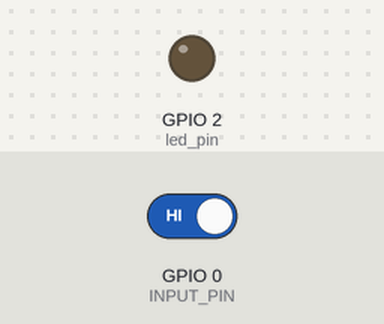
A sketch run on a simulated ESP8266 (NodeMCU). Parts: output pins drawn as LEDs (lit = HIGH). The test bench sets the inputs (shaded band); at power-on: GPIO 0 (INPUT_PIN) HIGH. WiFi joins after 1.5 s; servers stay silent unless stated; network time is answered at once with the bench clock; the local clock reads 2024-03-15 10:24:30 at power-on unless the sketch sets it; what the sketch prints to the serial monitor is not drawn.

Above: at 2.7 s.
2.8 s: GPIO 0 (INPUT_PIN) driven LOW
13.0 s: GPIO 0 (INPUT_PIN) driven HIGH
21.0 s: GPIO 0 (INPUT_PIN) driven LOW
At 23.9 s:
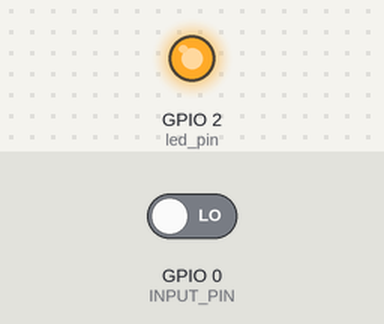
Timing chart, 0 to 25.4 s (numbered marks = the images above; inputs shaded):
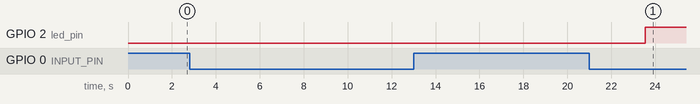

Measured:
- after the input at 2.8 s, every drawn part: stays the same
- after the input at 13.0 s, every drawn part: stays the same
- after the input at 21.0 s, GPIO 2 (led_pin): LOW → HIGH after 2.5 s

The sketch:

esp8266_power_1.ino
```cpp
// (licence header left out)
#include <Arduino.h>
#include <ESP8266WiFi.h>
#include <NTPClient.h>
#include <WiFiUdp.h>
#include <ESP_Mail_Client.h>

#define WIFI_SSID "baleinou"
#define WIFI_PASSWORD "tagada1956"

// Define NTP Client to get time
WiFiUDP ntpUDP;
NTPClient timeClient(ntpUDP, "pool.ntp.org");
//Week Days
String weekDays[7] = {"Sunday", "Monday", "Tuesday", "Wednesday", "Thursday", "Friday", "Saturday"};

//Month names
String months[12] = {"January", "February", "March", "April", "May", "June", "July", "August", "September", "October", "November", "December"};


/** The smtp host name e.g. smtp.gmail.com for GMail or smtp.office365.com for Outlook or smtp.mail.yahoo.com */
#define SMTP_HOST "smtp.gmail.com"
#define SMTP_PORT 465

/* The sign in credentials */
#define AUTHOR_EMAIL "sylvain.kri.alerte@gmail.com"
#define AUTHOR_PASSWORD "fxcyezuduiwjfcjf"

/* Recipient's email*/
#define RECIPIENT_EMAIL "sylvain.kri.alerte@gmail.com"
SMTP_Message message;
Session_Config config;

#define INPUT_PIN        0
#define    led_pin     2
int oldInputState;
int oldtime = 0;
int timeToSend = 13;

/* Declare the global used SMTPSession object for SMTP transport */
SMTPSession smtp;

/* Callback function to get the Email sending status */
void smtpCallback(SMTP_Status status);

void setup() {
  Serial.begin(115200);
  Serial.println();
  Serial.print("ESP8266 Power 1 start");
  WiFi.begin(WIFI_SSID, WIFI_PASSWORD);
  Serial.print("Connecting to Wi-Fi");
  while (WiFi.status() != WL_CONNECTED) {
    Serial.print(".");
    delay(300);
  }
  Serial.println();
  Serial.print("Connected with IP: ");
  Serial.println(WiFi.localIP());
  Serial.println();

  timeClient.begin();
  // Set offset time in seconds to adjust for your timezone, for example:
  // GMT +1 = 3600
  // GMT +8 = 28800
  // GMT -1 = -3600
  // GMT 0 = 0
  timeClient.setTimeOffset(7200);


  pinMode(INPUT_PIN, INPUT);
  pinMode(led_pin, OUTPUT);
  digitalWrite(led_pin, LOW);

  /*  Set the network reconnection option */
  MailClient.networkReconnect(true);

  /** Enable the debug via Serial port
     0 for no debugging
     1 for basic level debugging

     Debug port can be changed via ESP_MAIL_DEFAULT_DEBUG_PORT in ESP_Mail_FS.h
  */
  smtp.debug(1);

  /* Set the callback function to get the sending results */
  smtp.callback(smtpCallback);

  /* Declare the Session_Config for user defined session credentials */
  // Session_Config config;

  /* Set the session config */
  config.server.host_name = SMTP_HOST;
  config.server.port = SMTP_PORT;
  config.login.email = AUTHOR_EMAIL;
  config.login.password = AUTHOR_PASSWORD;
  config.login.user_domain = "";


  /*
    Set the NTP config time
    For times east of the Prime Meridian use 0-12
    For times west of the Prime Meridian add 12 to the offset.
    Ex. American/Denver GMT would be -6. 6 + 12 = 18
    See https://en.wikipedia.org/wiki/Time_zone for a list of the GMT/UTC timezone offsets
  */
  config.time.ntp_server = F("pool.ntp.org,time.nist.gov");
  config.time.gmt_offset = 2;
  config.time.day_light_offset = 0;
  /* Connect to the server */
  if (!smtp.connect(&config)) {
    ESP_MAIL_PRINTF("Connection error, Status Code: %d, Error Code: %d, Reason: %s", smtp.statusCode(), smtp.errorCode(), smtp.errorReason().c_str());
    return;
  }

  if (!smtp.isLoggedIn()) {
    Serial.println("\nNot yet logged in.");
  }
  else {
    if (smtp.isAuthenticated())
      Serial.println("\nSuccessfully logged in.");
    else
      Serial.println("\nConnected with no Auth.");
  }


  /* Declare the message class */


}

void sendmail(String txtMessage, String importance) {
  Serial.print("send message: ");
  Serial.println(txtMessage);
  message.sender.name = F("ESP");
  message.sender.email = AUTHOR_EMAIL;
  message.subject = txtMessage;
  message.addRecipient(F("Sylvain"), RECIPIENT_EMAIL);
  message.text.content = txtMessage.c_str();
  message.text.charSet = "us-ascii";
  message.text.transfer_encoding = Content_Transfer_Encoding::enc_7bit;
  if (importance == "high" ) {
    message.priority = esp_mail_smtp_priority::esp_mail_smtp_priority_high;
  }
  else {
    message.priority = esp_mail_smtp_priority::esp_mail_smtp_priority_low;
  }
  //message.response.notify = esp_mail_smtp_notify_success | esp_mail_smtp_notify_failure | esp_mail_smtp_notify_delay;


  /* Connect to the server */
  if (!smtp.connect(&config)) {
    ESP_MAIL_PRINTF("Connection error, Status Code: %d, Error Code: %d, Reason: %s", smtp.statusCode(), smtp.errorCode(), smtp.errorReason().c_str());
    return;
  }

  if (!smtp.isLoggedIn()) {
    Serial.println("\nNot yet logged in.");
  }
  else {
    if (smtp.isAuthenticated())
      Serial.println("\nSuccessfully logged in.");
    else
      Serial.println("\nConnected with no Auth.");
  }

  /* Start sending Email and close the session */
  if (!MailClient.sendMail(&smtp, &message))
    ESP_MAIL_PRINTF("Error, Status Code: %d, Error Code: %d, Reason: %s", smtp.statusCode(), smtp.errorCode(), smtp.errorReason().c_str());
}
void loop() {
  delay(5000);
  timeClient.update();
  String currentDate;

  time_t epochTime = timeClient.getEpochTime();
  //  Serial.print("Epoch Time: ");
  //  Serial.println(epochTime);

  String formattedTime = timeClient.getFormattedTime();
  //  Serial.print("Formatted Time: ");
  //  Serial.println(formattedTime);

  int currentHour = timeClient.getHours();
  //  Serial.print("Hour: ");
  //  Serial.println(currentHour);


  int currentMinute = timeClient.getMinutes();
  //  Serial.print("Minutes: ");
  //  Serial.println(currentMinute);

  int currentSecond = timeClient.getSeconds();
  //  Serial.print("Seconds: ");
  //  Serial.println(currentSecond);

  String weekDay = weekDays[timeClient.getDay()];
  //  Serial.print("Week Day: ");
  //  Serial.println(weekDay);

  //Get a time structure
  struct tm *ptm = gmtime ((time_t *)&epochTime);

  int monthDay = ptm->tm_mday;
  //  Serial.print("Month day: ");
  //  Serial.println(monthDay);

  int currentMonth = ptm->tm_mon + 1;
  //  Serial.print("Month: ");
  //  Serial.println(currentMonth);

  String currentMonthName = months[currentMonth - 1];
  //  Serial.print("Month name: ");
  //  Serial.println(currentMonthName);

  int currentYear = ptm->tm_year + 1900;
  //  Serial.print("Year: ");
  //  Serial.println(currentYear);

  //Print complete date:
  int inputState = digitalRead(INPUT_PIN);
  if (inputState == 0) {
    currentDate = "Power down at: " + String(currentYear) + "-" + String(currentMonth) + "-" + String(monthDay) + "--" + formattedTime;
  }
  else {
    currentDate = "Power up at: " + String(currentYear) + "-" + String(currentMonth) + "-" + String(monthDay) + "--" + formattedTime;
  }

  //  String currentDate = "Awake at: " + String(currentYear) + "-" + String(currentMonth) + "-" + String(monthDay) + "--" + formattedTime;
  Serial.println(currentDate);
  Serial.println("");

  if (currentHour == timeToSend && oldtime == 0) {
    oldtime = 1;
    sendmail(currentDate, "low");
  }
  if (currentHour == timeToSend + 1 && oldtime == 1) {
    oldtime = 0;
  }

  if (inputState != oldInputState) {
    if (inputState == 0) {
      sendmail("ALERTE POWER DOWN", "high");
      digitalWrite(led_pin, HIGH);
    } else {
      sendmail("ALERTE POWER IS BACK", "high");
      digitalWrite(led_pin, LOW);
    }
    oldInputState = inputState;
  }
}

/* Callback function to get the Email sending status */
void smtpCallback(SMTP_Status status) {
  /* Print the current status */
  Serial.println(status.info());

  /* Print the sending result */
  if (status.success()) {
    // ESP_MAIL_PRINTF used in the examples is for format printing via debug Serial port
    // that works for all supported Arduino platform SDKs e.g. AVR, SAMD, ESP32 and ESP8266.
    // In ESP8266 and ESP32, you can use Serial.printf directly.

    Serial.println("----------------");
    ESP_MAIL_PRINTF("Message sent success: %d\n", status.completedCount());
    ESP_MAIL_PRINTF("Message sent failed: %d\n", status.failedCount());
    Serial.println("----------------\n");

    for (size_t i = 0; i < smtp.sendingResult.size(); i++)
    {
      /* Get the result item */
      SMTP_Result result = smtp.sendingResult.getItem(i);

      // In case, ESP32, ESP8266 and SAMD device, the timestamp get from result.timestamp should be valid if
      // your device time was synched with NTP server.
      // Other devices may show invalid timestamp as the device time was not set i.e. it will show Jan 1, 1970.
      // You can call smtp.setSystemTime(xxx) to set device time manually. Where xxx is timestamp (seconds since Jan 1, 1970)

      ESP_MAIL_PRINTF("Message No: %d\n", i + 1);
      ESP_MAIL_PRINTF("Status: %s\n", result.completed ? "success" : "failed");
      ESP_MAIL_PRINTF("Date/Time: %s\n", MailClient.Time.getDateTimeString(result.timestamp, "%B %d, %Y %H:%M:%S").c_str());
      ESP_MAIL_PRINTF("Recipient: %s\n", result.recipients.c_str());
      ESP_MAIL_PRINTF("Subject: %s\n", result.subject.c_str());
    }
    Serial.println("----------------\n");

    // You need to clear sending result as the memory usage will grow up.
    smtp.sendingResult.clear();
  }
}
```
